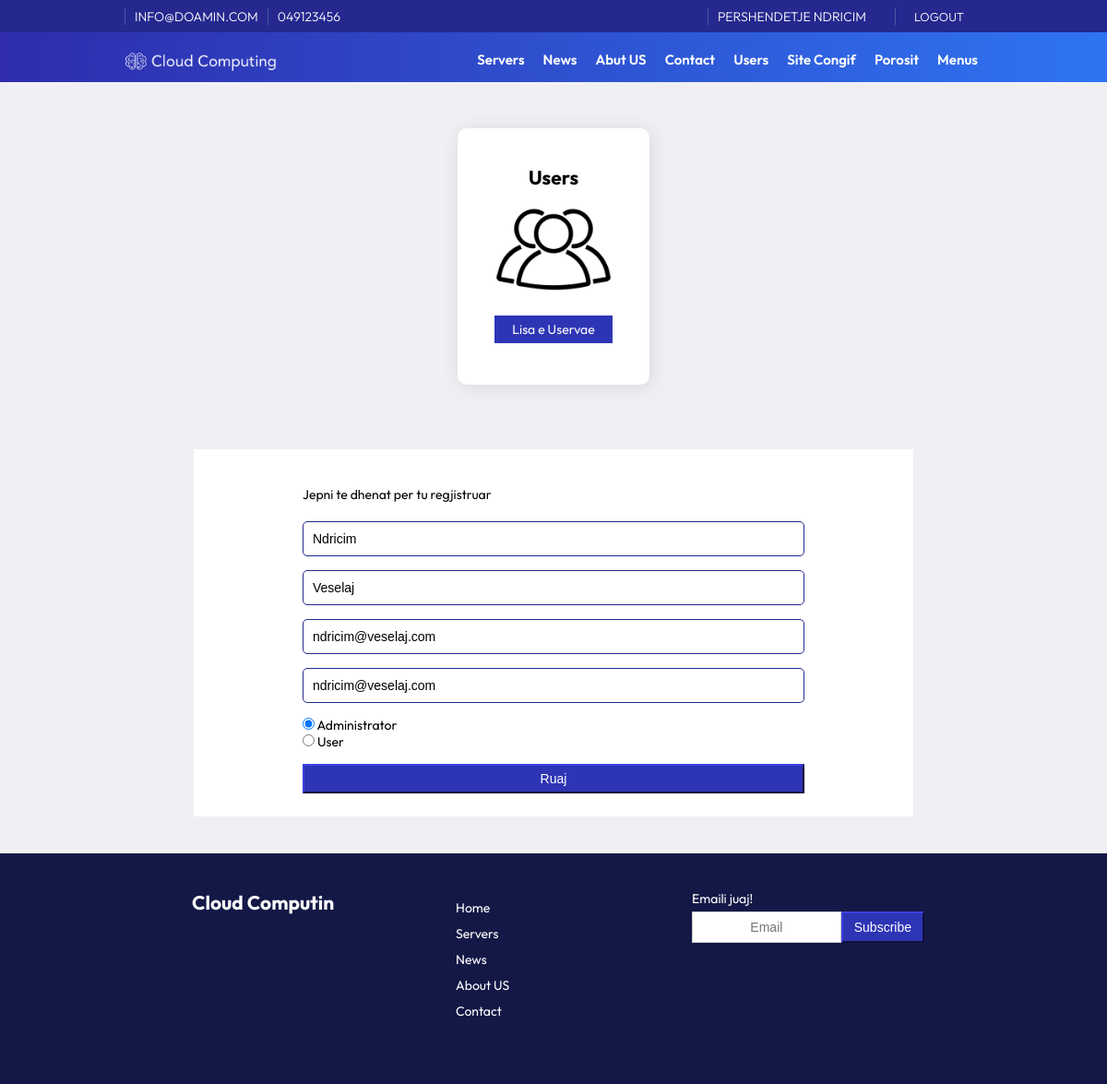
The app's page /admin/user_update.php?id=4 (signed in) with its own data.
### tables this page shows
CREATE TABLE `configs` (
  `id` int(11) NOT NULL,
  `emri` varchar(255) NOT NULL,
  `vlera` text NOT NULL
);

CREATE TABLE `users` (
  `id` int(11) NOT NULL,
  `emri` varchar(255) NOT NULL,
  `mbiemri` varchar(255) NOT NULL,
  `username` varchar(255) NOT NULL,
  `password` varchar(255) NOT NULL,
  `email` varchar(255) NOT NULL,
  `role` varchar(50) NOT NULL,
  `kycja` text NOT NULL
);

CREATE TABLE `menu` (
  `id` int(11) NOT NULL,
  `Emri` varchar(255) NOT NULL,
  `vlera` varchar(255) NOT NULL,
  `renditja` int(11) NOT NULL,
  `autori` varchar(255) NOT NULL,
  `Data` datetime NOT NULL DEFAULT current_timestamp() ON UPDATE current_timestamp()
);

### assets/config/config.php (called while the page is built, shortened)
<?php
class Database {
    private $host = "localhost";
    private $username = "root";
    private $password = "";
    private $database = "CloudComputing";
    public function __construct() {
        $this->conn = new mysqli($this->host, $this->username, $this->password, $this->database);
    }
}
?>

### assets/config/functions.php (called while the page is built, shortened)
<?php
include_once 'config.php';
$db = new Database();
class SiteConfigs {
    private $db;
    public function __construct($db) {
        $this->db = $db;
    }
    public function readConfig($emri) {
        $defaultValue = 'Not Available';
        $query = "SELECT vlera FROM configs WHERE emri = '$emri' LIMIT 1";
        $result = $this->db->conn->query($query);
        if ($result->num_rows > 0) {
            $configs = $result->fetch_assoc();
            return $configs['vlera'];
        }
        return $defaultValue;
    }
}
$configs = new SiteConfigs($db);
?>

### assets/config/user.php (called while the page is built, shortened)
<?php
class User {
    private $db;
    public function __construct($db) {
        $this->db = $db;
    }
    public function checkUserRole($id) {
        $query = "SELECT role FROM users WHERE id = $id";
        $result = $this->db->conn->query($query);
        if ($result->num_rows > 0) {
            $user = $result->fetch_assoc();
            return $user['role'];
        }
        return false;
    }
        public function readEmri($emri, $id) {
            $query = "SELECT $emri FROM users WHERE id = $id";
            $result = $this->db->conn->query($query);
            if ($result->num_rows > 0) {
                $user = $result->fetch_assoc();
                return $user[$emri];
            }
            return false;
        }
    public function readUser($id) {
        $query = "SELECT * FROM users WHERE id = $id";
        $result = $this->db->conn->query($query);
        return $result->fetch_assoc();
    }
}
?>

### assets/config/menu.php (called while the page is built, shortened)
<?php
class Menu {
    private $db;
    public function __construct($db) {
        $this->db = $db;
    }
    public function readAllMenu() {
        $query = "SELECT * FROM menu ORDER BY renditja ASC";
        $result = $this->db->conn->query($query);
        return $result->fetch_all(MYSQLI_ASSOC);
    }
}
?>

### admin/user_update.php (the view, shortened to what this page needs)
<?php
include_once '../assets/config/config.php';
include_once '../assets/config/functions.php';
include_once '../assets/config/news.php';
include_once '../assets/config/menu.php';
include_once '../assets/config/user.php';
$db = new Database();
$user = new User($db);
if ($_SESSION['user_id']) {
    $user_id = $_SESSION['user_id'];
    $user_role = $user->checkUserRole($user_id);
    } else {
        header('Location: ../login.php');
        exit();
    }
if (isset($_GET['id'])) {
    $id = $_GET['id'];
    $existingUser = $user->readUser($id);
    if($existingUser['role'] == 'admin'){
        $admin = 'checked';
        $userr = '';
    }else{
        $admin = '';
        $userr = 'checked';
    }
} else {
    header('Location: users.php');
    exit();
}
?>
<!DOCTYPE html>
<html lang="en">
<head>
    <link rel="stylesheet" href="../assets/css/style.css">
    <link rel="stylesheet" href="https://cdnjs.cloudflare.com/ajax/libs/font-awesome/4.7.0/css/font-awesome.min.css">
</head>
<body>
    <div class="container front-page">
        <?php include "header.php" ?>
        <div class="feature">
            <div class="featurediv width65">
                <div class="featureitem">
                <h2>Users</h2>
                    <img src="../assets/imgs/users.png" alt="">
                    <a class="btn btn-block btn-mir" href="users.php">Lisa e Uservae</a>
                </div>
            </div>
        </div>
        <div class="articels width65">
            <div class="width80">
                <form method="post" name="ndryshoserver" class="kotaktforma" action="">
                    <p style="margin:20px 0 20px 0">Jepni te dhenat per tu regjistruar</p>
                    <div class="form-group">
                        <input class="form-control" type="text" placeholder="Emri" name="emri" id="emri"  value="<?php echo $existingUser['emri']; ?>" required>
                    </div>
                    <div class="form-group">
                        <input class="form-control"  type="text" placeholder="Mbiemri" name="mbiemri" id="mbiemri" value="<?php echo $existingUser['mbiemri']; ?>" required>
                    </div>
                    <div class="form-group">
                        <input class="form-control"  type="text" placeholder="Username" name="username" id="username" value="<?php echo $existingUser['username']; ?>" required>
                    </div>
                    <div class="form-group">
                        <input class="form-control"  type="text" placeholder="Email" name="email" id="email" value="<?php echo $existingUser['email']; ?>" required>
                    </div>
                    <div class="form-group">
                    <label for="admin">
                        <input type="radio" value="admin" id="admin" name="role" <?php echo  $admin; ?>>
                        Administrator
                    </label><br>
                        <label class="custom-radio" for="user">
                        <input type="radio" value="user" id="user" name="role" <?php echo $userr; ?>>
                        User</label>
                    </div>
                    <button class="btn btn-mir btn-block"  id="submit" type="submit" name="submit" >Ruaj</button>
                </form>
            </div>
        </div>
        <?php include "../footer.php" ?>
    </div>
</body>
</html>

### admin/header.php (shortened to what this page needs)
<?php
$db = new Database();
$menu = new Menu($db);
$allMenu = $menu->readAllMenu();
if (isset($_SESSION['user_id'])) {
$user = new User($db);
} else {
};
?>
   <header>
            <div class="topnav">
                <div class="container width80">
                    <div class="topnavl">
                        <div class="topbarw">
                            <p><?php echo $configs->readConfig('email');?></p><p><?php echo $configs->readConfig('telefoni');?></p>
                        </div>
                    </div>
                    <div class="topnavr">
                        <div class="topbarw">
                                <?php
                                    if (isset($_SESSION['user_id'])) {
                                        $user_id = $_SESSION['user_id'];
                                        $user_role = $user->checkUserRole($user_id);
                                        $emri = '<p>Pershendetje ' .$user->readEmri('emri',$user_id) .'<p>';
                                        $logout = '<p><a href="' . $configs->readConfig('url') . '/logout.php">Logout</a></p>';
                                        if ($user_role === 'admin') {
                                            echo $emri ;
                                            echo $logout;
                                        } elseif ($user_role === 'user') {
                                            echo $emri ;
                                            echo $logout;
                                        } else {
                                            echo '<p><a href="' . $configs->readConfig('url') . '/login.php">Login</a></p>';
                                            echo '<p><a href="' . $configs->readConfig('url') . '/login.php">Register</a></p>';
                                        }
                                    }else {
                                        echo '<p><a href="' . $configs->readConfig('url') . '/login.php">Login</a></p>';
                                        echo '<p><a href="' . $configs->readConfig('url') . '/login.php">Register</a></p>';
                                    }
                                ?>
                        </div>
                    </div>
                </div>
            </div>
            <div class="width80">
                <div class="logo"><a href="<?php echo $configs->readConfig('url'); ?>"><img src="<?php echo $configs->readConfig('imgurl');?>/logow.png" /></a></div>
                <div class="nav" id="navid">
                    <ul>
                        <?php
                            if (isset($_SESSION['user_id'])) {
                                $user_id = $_SESSION['user_id'];
                                $user_role = $user->checkUserRole($user_id);
                                if ($user_role === 'admin') {
                                echo '<li><a href="'. $configs->readConfig('url').'admin/servers.php">Servers</a></li>
                                <li><a href="'. $configs->readConfig('url').'admin/news.php">News</a></li>
                                <li><a href="'. $configs->readConfig('url').'admin/faqet.php">Abut US</a></li>
                                <li><a href="'. $configs->readConfig('url').'admin/contacts.php">Contact</a></li>
                                <li><a href="'. $configs->readConfig('url').'admin/users.php">Users</a></li>
                                <li><a href="'. $configs->readConfig('url').'admin/siteconfig.php">Site Congif</a></li>
                                <li><a href="'. $configs->readConfig('url').'admin/porosit.php">Porosit</a></li>
                                <li><a href="'. $configs->readConfig('url').'/admin/menu.php">Menus</a></li>
                                <a href="javascript:void(0);" class="icon" onclick="navrespons()">
                                <i class="fa fa-bars"></i>
                            </a>';
                                } else {
                                }
                            }
                        ?>
                    </ul>
                </div>
            </div>
        </header>

### footer.php (shortened to what this page needs)
<footer>
    <div class="footeri width80">
        <div class="footerleft">
            <h2><a href="<?php echo $configs->readConfig('url'); ?>">Cloud Computin</a></h2>
        </div>
        <div class="footercenter">
            <ul>
                <?php foreach ($allMenu as $menu): ?>
                    <li><a href="<?php echo $configs->readConfig('url'); echo $menu['vlera']; ?>"><?php echo $menu['Emri']; ?></a></li>
                <?php endforeach; ?>
            </ul>
        </div>
        <div class="footerright">
            <p>Emaili juaj!</p>
            <div class="subs">
                <input class="form-control btn flex" type="email" placeholder="Email">
                <button class="btn btn-mir flex1">Subscribe</button>
            </div>
        </div>
    </div>
</footer>

### assets/css/style.css (style rules this page uses)
*, *:before, *:after { margin: 0; padding: 0; box-sizing: border-box; --title-font: "Outfit", Helvetica, Arial, sans-serif; --body-font: "Outfit", Helvetica, Arial, sans-serif; }
body, html { font-size: 14px; width: 100%; height: 100%; background: #F0F0F4; }
ul li a, a, body, span, text { font-family: "Outfit", Helvetica, Arial, sans-serif; }
header ul > li { list-style: none; float: left; margin: 10px 10px auto; }
.container { margin: auto; width: 100%; }
.width80 { width: 80%; margin: auto; }
.width65 { width: 65%; margin: auto; }
header { background-image: linear-gradient(to right, #2E2CAC, #2E74F2); color: #fff; }
.topnav { margin: auto; height:35px; background-color: #25288e; padding: 5px 0 5px 0; }
.topnavl { float:left; }
.topnavr { float: right; }
.topbarw { font-size: 13px; display: flex; padding: 4px 15px; font-weight: 300; }
.topnav p { text-transform: uppercase; font-size: 14px; margin: auto; border-left: solid 1px rgba(255, 255, 255, .2); padding: 0 10px 0 10px; }
.topnavr a { text-decoration: none; color: #fff; font-size: 14px; padding: 0 10px 0 10px; }
.topnav span, .topnav a { text-transform: uppercase; font-size: 13px; margin: 5px auto; }
.logo { margin: 10px 0 0 0; }
.logo img { width: 200px; float: left; }
.nav { float: right; margin: 0 10px ; }
.nav li a { text-decoration: none; color: #fff; font-size:15px; font-weight: 600; }
.feature { margin: 50px 0 50px 0; width: 100%; }
.featurediv { display: flex; flex-wrap: nowrap; justify-content: center; }
.featureitem { margin: 0 20px 20px 20px; padding: 40px; background: #ffffff; background-size: auto; overflow: hidden; position: relative; border-radius: 10px; -webkit-border-radius: 10px; -moz-border-radius: 10px; -webkit-box-shadow: 2px 2px 20px 0px rgba(0, 0, 0, 0.1); -moz-box-shadow: 2px 2px 20px 0px rgba(0, 0, 0, 0.1); box-shadow: 2px 2px 20px 0px rgba(0, 0, 0, 0.1); text-align: center; }
.featureitem img { max-width: 128px; max-height: 128px; }
.front-page { width: 100%; }
.articels { display: flex; flex-wrap: wrap; align-content: space-between; margin:auto; padding: 20px 50px 20px 50px; background-color: white; }
.form-group { margin-bottom: 15px; }
.form-control { display: block; width: 100%; height: 34px; padding: 6px 12px; font-size: 14px; border: 1px solid #ccc; }
.btn { font-size: 14px; font-weight: 400; text-align: center; border: 1px solid #000 transparent; padding: 6px 12px; margin: 5px auto 5px auto; box-shadow: none !important; display: block; }
.btn-block { display: block; width: 100%; }
.btn-mir { color: #fff; text-decoration:none; background-color: #2e35b5; border-color: #25298f; }
.kotaktforma input[type="text"], .kotaktforma textarea, .kotaktforma input[type="email"], .kotaktforma select { padding: 10px; border-color: #25298f; border-radius: 5px; height: auto; box-shadow: none; -moz-box-shadow: none; -webkit-box-shadow: none; font-weight: 400; font-size: 14px; }
footer { height: auto; padding: 20px; background: #141846; margin: 40px 0 0 0; }
footer ul > li, footer a { list-style: none; margin: 10px 10px auto; text-decoration: none; color: #FFF; }
.footeri { display: flex; flex-wrap: wrap; justify-content: space-between; margin:auto; padding: 20px 50px 20px 50px; color: #fff; }
.footerleft, .footercenter, .footerright { width: 33%; flex-grow: 1; padding: 0 12px 0 12px; margin-bottom:30px; }
.subs { display: flex; flex-wrap: wrap; }
.flex { flex: 1; float: left; }
.flex1 { flex: 0; float: left; }

### records on screen
configs: vlera "INFO@DOAMIN.COM"
configs: vlera "049123456"
users: emri "NDRICIM", emri "Ndricim", mbiemri "Veselaj", username "ndricim@veselaj.com", email "ndricim@veselaj.com"
configs: vlera (picture)
menu: Emri "Home"
menu: Emri "Servers"
menu: Emri "News"
menu: Emri "About US"
menu: Emri "Contact"
